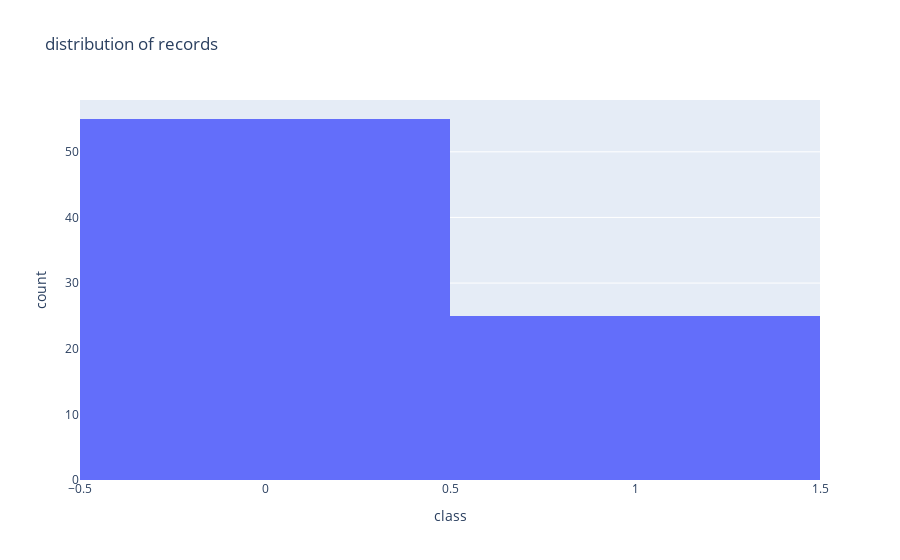

Source (notebook cell):
### Code cell
fig = px.histogram(df1, x='class', title='distribution of records')
fig.show()

### Figure 1 — Plotly figure (JSON) as saved in the notebook; plotly's stock layout.template omitted (floating-point values rounded to 4 significant figures)
{"data": [{"alignmentgroup": "True", "bingroup": "x", "hovertemplate": "class=%{x}<br>count=%{y}<extra></extra>", "legendgroup": "", "marker": {"color": "#636efa", "pattern": {"shape": ""}}, "name": "", "offsetgroup": "", "orientation": "v", "showlegend": false, "type": "histogram", "x": [0, 1, 1, 0, 0, 0, 1, 1, 0, 1, 0, 1, 0, 0, 0, 1, 0, 0, 0, 0, 0, 1, 1, 0, 0, 1, 1, 0, 1, 0, 0, 0, 0, 0, 0, 0, 1, 0, 1, 0, 1, 0, 0, 0, 0, 0, 0, 0, 1, 0, 0, 1, 0, 0, 0, 0, 0, 1, 0, 1, 0, 1, 0, 0, 1, 0, 0, 0, 0, 0, 0, 0, 1, 0, 1, 0, 1, 0, 1, 0], "xaxis": "x", "yaxis": "y"}], "layout": {"barmode": "relative", "legend": {"tracegroupgap": 0}, "title": {"text": "distribution of records"}, "xaxis": {"anchor": "y", "domain": [0, 1], "title": {"text": "class"}}, "yaxis": {"anchor": "x", "domain": [0, 1], "title": {"text": "count"}}}}
